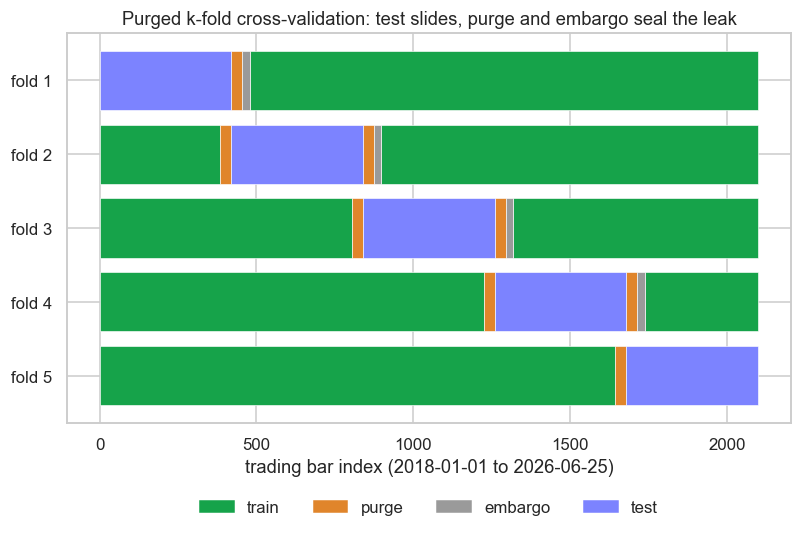

Source code (Python):
# Purged k-fold CV over a real NIFTY timeline: train, purge, embargo and test blocks.
import os
from datetime import datetime
from pathlib import Path

import matplotlib

matplotlib.use("Agg")
import matplotlib.patches as mpatches
import matplotlib.pyplot as plt
import seaborn as sns
from openalgo import api

client = api(
    api_key=os.getenv("OPENALGO_API_KEY", "your_api_key_here"),
    host=os.getenv("OPENALGO_HOST", "http://127.0.0.1:5000"),
)

end = datetime.now().strftime("%Y-%m-%d")
idx = client.history(symbol="NIFTY", exchange="NSE_INDEX", interval="D",
                     start_date="2018-01-01", end_date=end).index
n = len(idx)                       # real number of trading bars on the time axis
k = 5                              # folds
purge = max(3, n // 60)            # bars dropped each side of test (label overlap)
embargo = max(2, n // 90)          # extra bars frozen right after the test block
size = n // k

cols = {"train": "#16a34a", "purge": "#e0852b", "embargo": "#9a9a9a", "test": "#7c83ff"}
sns.set_theme(style="whitegrid")
fig, ax = plt.subplots(figsize=(8.5, 4.6))

for f in range(k):
    y, ts, te = f, f * size, (f + 1) * size if f < k - 1 else n
    spans = {c: [] for c in cols}
    pl, pr = max(0, ts - purge), min(n, te + purge)        # purge bands hug the test block
    emb = min(n, pr + embargo)                              # embargo follows the right purge
    spans["test"].append((ts, te - ts))
    if ts > pl: spans["purge"].append((pl, ts - pl))
    if pr > te: spans["purge"].append((te, pr - te))
    if emb > pr: spans["embargo"].append((pr, emb - pr))
    if pl > 0: spans["train"].append((0, pl))              # remaining history is train
    if n > emb: spans["train"].append((emb, n - emb))
    for c in ("train", "purge", "embargo", "test"):
        ax.broken_barh(spans[c], (y - 0.4, 0.8), facecolors=cols[c], edgecolor="white", lw=0.4)

ax.set_yticks(range(k)); ax.set_yticklabels([f"fold {i + 1}" for i in range(k)])
ax.set_xlabel(f"trading bar index ({idx[0].date()} to {idx[-1].date()})")
ax.set_title("Purged k-fold cross-validation: test slides, purge and embargo seal the leak")
ax.invert_yaxis()
ax.legend(handles=[mpatches.Patch(color=v, label=lab) for lab, v in
                   [("train", cols["train"]), ("purge", cols["purge"]),
                    ("embargo", cols["embargo"]), ("test", cols["test"])]],
          loc="upper center", bbox_to_anchor=(0.5, -0.16), ncol=4, frameon=False)

out = Path(__file__).with_suffix(".png")
plt.savefig(out, dpi=110, bbox_inches="tight")
print(f"Purged {k}-fold over {n} NIFTY bars: test {size}, purge {purge}/side, embargo {embargo}. Saved {out.name}")
